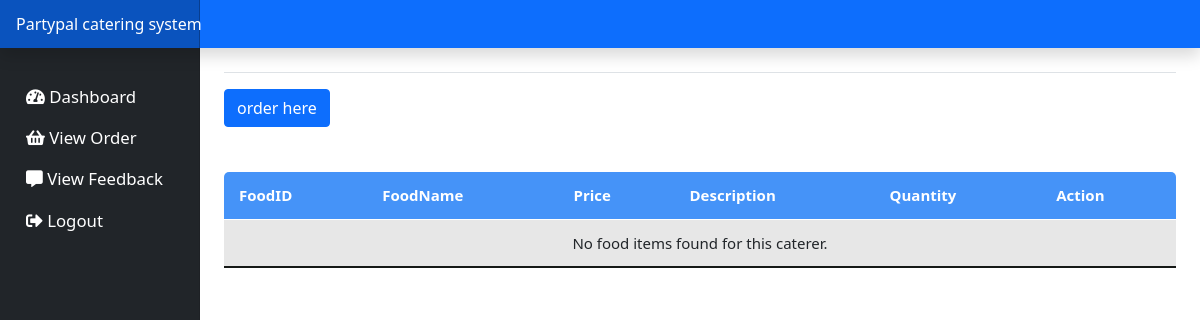
The page /customer/food.php?catererID=16 (signed in) on the database as committed earlier.
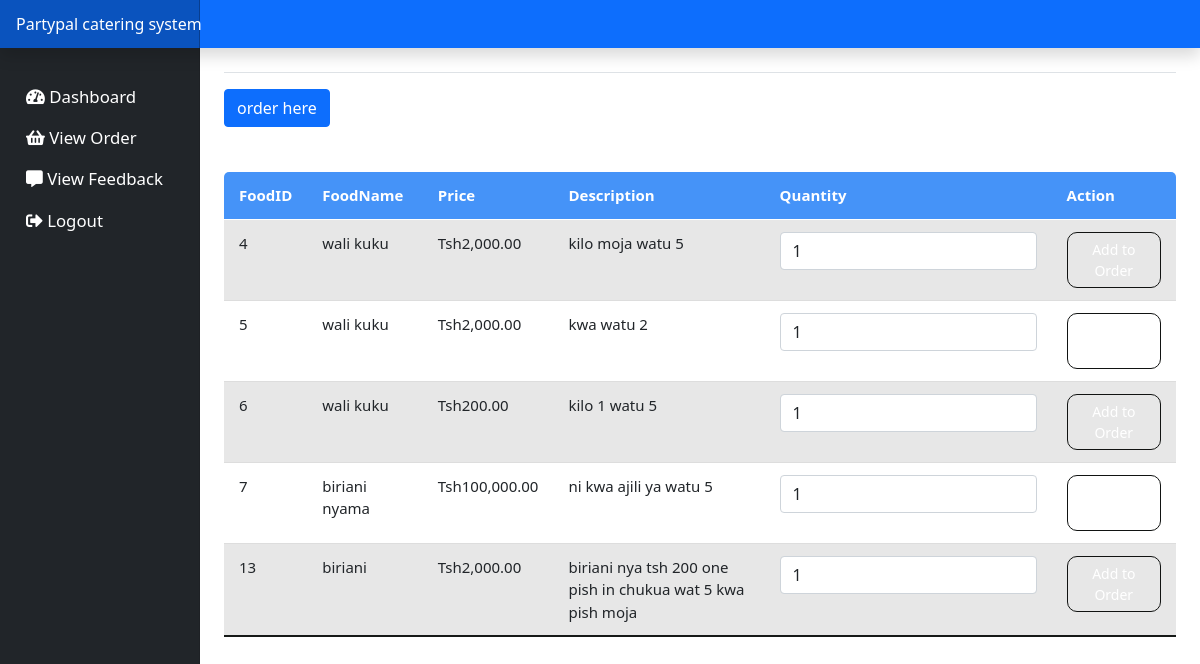
The same page on the database as committed later.
### tables this page shows
CREATE TABLE `food` (
  `FoodID` int(11) NOT NULL,
  `catererID` int(11) NOT NULL,
  `FoodName` varchar(50) NOT NULL,
  `price` decimal(10,2) NOT NULL,
  `Description` varchar(200) NOT NULL,
  `quantity` int(11) NOT NULL DEFAULT 1
);

### customer/food.php (the view, shortened to what this page needs)
<?php
include_once("connection.php");
$catererID = isset($_GET['catererID']) ? intval($_GET['catererID']) : 0;
function fetchFoodItemsByCaterer($conn, $catererID) {
    $stmt = $conn->prepare("SELECT * FROM food WHERE catererID = :catererID");
    $stmt->bindParam(':catererID', $catererID, PDO::PARAM_INT);
    $stmt->execute();
    return $stmt->fetchAll(PDO::FETCH_ASSOC);
}
$foodItems = fetchFoodItemsByCaterer($conn, $catererID);
?>
<!doctype html>
<html lang="en">
<head>
    <link href="assets/dist/css/bootstrap.min.css" rel="stylesheet">
    <link href="assets/dashboard.css" rel="stylesheet">
</head>
<body>
<?php include_once('header.php'); ?>
<div class="container-fluid">
    <div class="row">
        <?php include_once('sidenav.php'); ?>
        <main class="col-md-9 ms-sm-auto col-lg-10 px-md-4">
            <div class="d-flex justify-content-between flex-wrap flex-md-nowrap align-items-center pt-3 pb-2 mb-3 border-bottom">
            </div>
            <div class="view-order-btn">
                <a href="view_order.php" class="btn btn-primary">order here</a>
            </div>
            <div class="table-responsive">
                <table class="table table-striped table-sm">
                    <thead>
                        <tr>
                            <th scope="col">FoodID</th>
                            <th scope="col">FoodName</th>
                            <th scope="col">Price</th>
                            <th scope="col">Description</th>
                            <th scope="col">Quantity</th>
                            <th scope="col">Action</th>
                        </tr>
                    </thead>
                    <tbody>
    <?php if (!empty($foodItems)): ?>
        <?php foreach ($foodItems as $index => $food): ?>
            <tr>
                <td><?php echo htmlspecialchars($food['FoodID']); ?></td>
                <td><?php echo htmlspecialchars($food['FoodName']); ?></td>
                <td>Tsh<?php echo number_format($food['price'], 2); ?></td>
                <td><?php echo htmlspecialchars($food['Description']); ?></td>
                <td>
                    <form id="addToOrderForm_<?php echo $food['FoodID']; ?>" onsubmit="addToOrder(event, <?php echo $food['FoodID']; ?>)">
                        <input type="number" name="quantity" value="1" min="1" class="form-control d-inline-block w-auto">
                </td>
                <td>
                        <button type="submit" class="btn btn-primary btn-sm">Add to Order</button>
                </td>
            </tr>
        <?php endforeach; ?>
    <?php else: ?>
        <tr>
            <td colspan="6" class="text-center">No food items found for this caterer.</td>
        </tr>
    <?php endif; ?>
</tbody>
                </table>
            </div>
        </main>
    </div>
</div>
</body>
</html>

Rows that differ between the two databases and show on the page:
added food: FoodID "4", FoodName "wali kuku", price "2,000.00", Description "kilo moja watu 5"
added food: FoodID "5", FoodName "wali kuku", price "2,000.00", Description "kwa watu 2"
added food: FoodID "6", FoodName "wali kuku", price "200.00", Description "kilo 1 watu 5"
added food: FoodID "7", FoodName "biriani nyama", price "100,000.00", Description "ni kwa ajili ya watu 5"
added food: FoodID "13", FoodName "biriani", price "2,000.00", Description "biriani nya tsh 200 one pish in chukua wat 5 kwa pish moja"
Other text that changed with them:
text no longer shown: "No food items found for this caterer."
